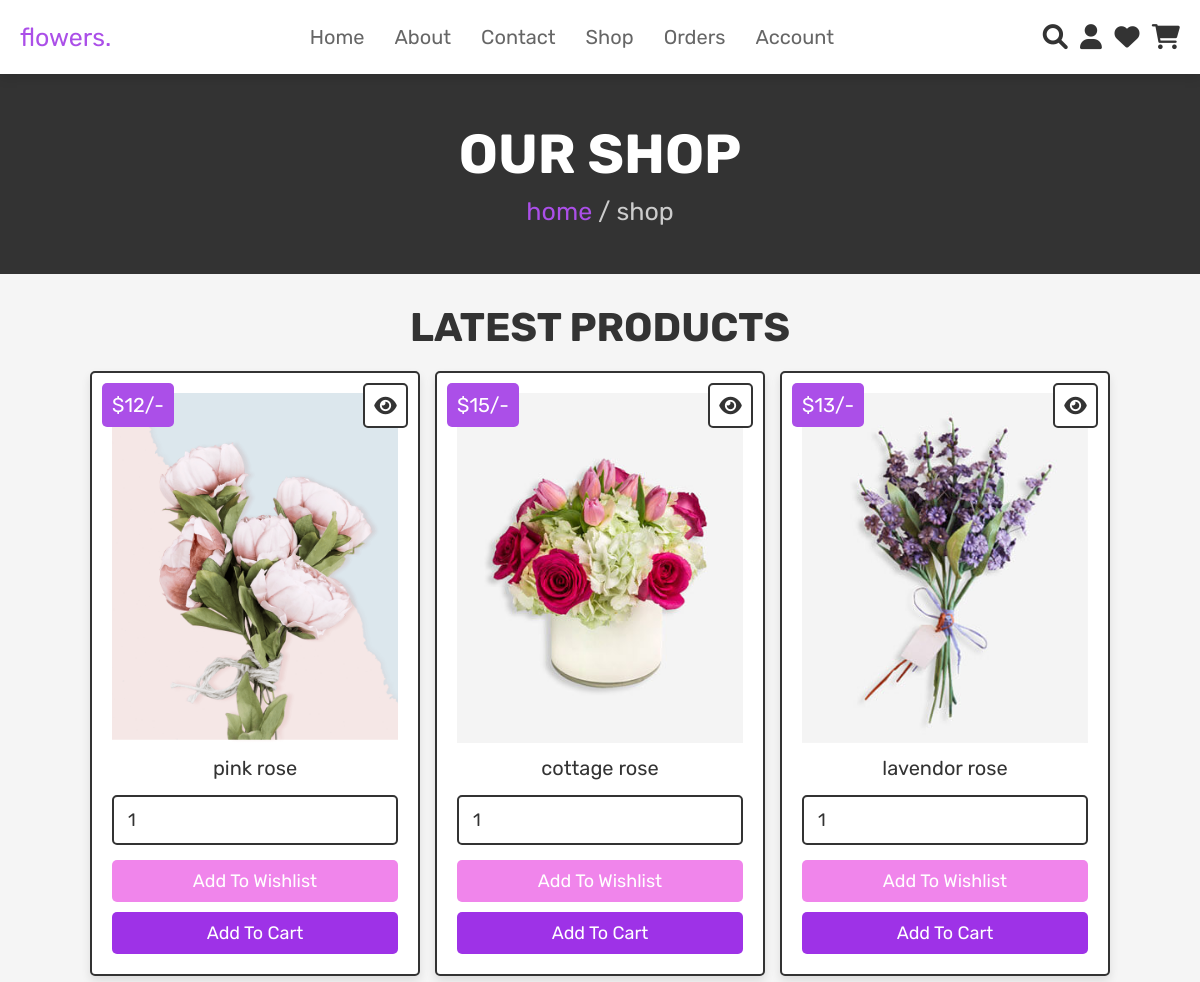
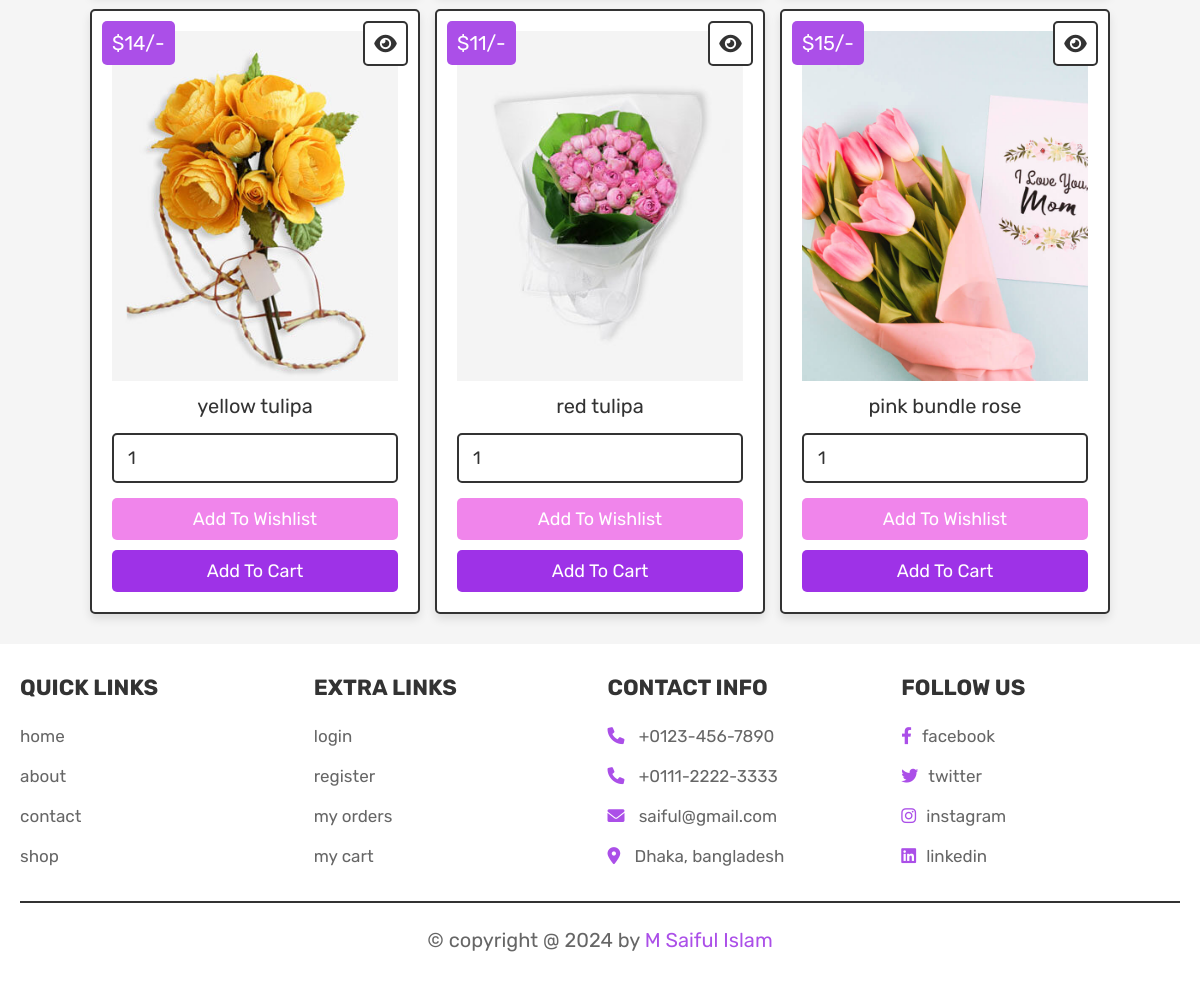
The page /shop.php on the database its author committed (2 pictures, top to bottom).
### tables this page shows
CREATE TABLE `products` (
  `id` int(100) NOT NULL,
  `name` varchar(100) NOT NULL,
  `details` varchar(500) NOT NULL,
  `price` int(100) NOT NULL,
  `image` varchar(100) NOT NULL
);

### shop.php (the view, shortened to what this page needs)
<?php
@include 'config.php';
?>
<!DOCTYPE html>
<html lang="en">
<head>
   <link rel="stylesheet" href="https://cdnjs.cloudflare.com/ajax/libs/font-awesome/6.0.0/css/all.min.css">
   <link rel="stylesheet" href="css/style.css">
</head>
<body>
<?php @include 'header.php'; ?>
<section class="heading">
    <h3>our shop</h3>
    <p> <a href="home.php">home</a> / shop </p>
</section>
<section class="products">
   <h1 class="title">latest products</h1>
   <div class="box-container">
      <?php
         $select_products = mysqli_query($conn, "SELECT * FROM `products`") or die('query failed');
         if(mysqli_num_rows($select_products) > 0){
            while($fetch_products = mysqli_fetch_assoc($select_products)){
      ?>
      <form action="" method="POST" class="box">
         <a href="view_page.php?pid=<?php echo $fetch_products['id']; ?>" class="fas fa-eye"></a>
         <div class="price">$<?php echo $fetch_products['price']; ?>/-</div>
         <img src="uploaded_img/<?php echo $fetch_products['image']; ?>" alt="" class="image">
         <div class="name"><?php echo $fetch_products['name']; ?></div>
         <input type="number" name="product_quantity" value="1" min="0" class="qty">
         <input type="submit" value="add to wishlist" name="add_to_wishlist" class="option-btn">
         <input type="submit" value="add to cart" name="add_to_cart" class="btn">
      </form>
      <?php
         }
      }else{
         echo '<p class="empty">no products added yet!</p>';
      }
      ?>
   </div>
</section>
<?php @include 'footer.php'; ?>
</body>
</html>

### header.php (shortened to what this page needs)
<header class="header">
    <div class="flex">
        <a href="home.php" class="logo">flowers.</a>
        <nav class="navbar">
            <ul>
                <li><a href="home.php">home</a></li>
                <li><a href="about.php">about</a></li>
                <li><a href="contact.php">contact</a></li>
                <li><a href="shop.php">shop</a></li>
                <li><a href="orders.php">orders</a></li>
                <li><a href="#">account </a>
                </li>
            </ul>
        </nav>
        <div class="icons">
            <a href="search_page.php" class="fas fa-search"></a>
            <div id="user-btn" class="fas fa-user"></div>
            <a href="wishlist.php"><i class="fas fa-heart"></i></a>
            <a href="cart.php"><i class="fas fa-shopping-cart"></i></a>
        </div>
    </div>
</header>

### footer.php
<section class="footer">
    <div class="box-container">
        <div class="box">
            <h3>quick links</h3>
            <a href="home.php">home</a>
            <a href="about.php">about</a>
            <a href="contact.php">contact</a>
            <a href="shop.php">shop</a>
        </div>
        <div class="box">
            <h3>extra links</h3>
            <a href="login.php">login</a>
            <a href="register.php">register</a>
            <a href="orders.php">my orders</a>
            <a href="cart.php">my cart</a>
        </div>
        <div class="box">
            <h3>contact info</h3>
            <p> <i class="fas fa-phone"></i> +0123-456-7890 </p>
            <p> <i class="fas fa-phone"></i> +0111-2222-3333 </p>
            <p> <i class="fas fa-envelope"></i> saiful@gmail.com </p>
            <p> <i class="fas fa-map-marker-alt"></i> Dhaka, bangladesh </p>
        </div>
        <div class="box">
            <h3>follow us</h3>
            <a href="#"><i class="fab fa-facebook-f"></i>facebook</a>
            <a href="#"><i class="fab fa-twitter"></i>twitter</a>
            <a href="#"><i class="fab fa-instagram"></i>instagram</a>
            <a href="#"><i class="fab fa-linkedin"></i>linkedin</a>
        </div>
    </div>
    <div class="credit">&copy; copyright @ <?php echo date('Y'); ?> by <span> M Saiful Islam</span> </div>
</section>

### css/style.css (style rules this page uses)
:root { --pink:#ab4fe8; --red:#c0392b; --orange:#f085eb; --black:#333; --white:#fff; --light-color:#666; --light-white:#ccc; --light-bg:#f5f5f5; --border:.2rem solid var(--black); --box-shadow:0 .5rem 1rem rgba(0,0,0,.1); }
* { font-family: 'Rubik', sans-serif; margin:0; padding:0; box-sizing: border-box; outline: none; border:none; text-decoration: none; transition:all .2s linear; }
html { font-size: 62.5%; overflow-x: hidden; scroll-behavior: smooth; scroll-padding-top: 6.5rem; }
body { background: var(--light-bg); }
section { padding:3rem 2rem; }
.btn, .delete-btn, .option-btn { display: inline-block; border-radius: .5rem; margin-top: 1rem; font-size: 1.8rem; color:var(--white); cursor: pointer; padding:1rem 3rem; text-transform: capitalize; }
.btn { background-color: #9e32e7; }
.option-btn { background-color: var(--orange); }
.heading { display: flex; flex-flow: column; align-items: center; justify-content: center; gap:1rem; background-color: var(--black); text-align: center; min-height: 25vh; }
.heading h3 { font-size: 5.5rem; color:var(--white); text-transform: uppercase; }
.heading p { font-size: 2.5rem; color:var(--light-white); }
.heading p a { color:var(--pink); }
.title { text-align: center; margin-bottom: 2rem; color:var(--black); text-transform: uppercase; font-size: 4rem; }
.header { position: sticky; top:0; left:0; right:0; background-color: var(--white); z-index: 1000; box-shadow: var(--box-shadow); }
.header .flex { margin: 0 auto; display: flex; align-items: center; justify-content: space-between; padding:1.5rem 2rem; max-width: 1200px; position: relative; }
.header .flex .logo { font-size: 2.5rem; color:var(--pink); }
.header .flex .navbar ul { list-style: none; }
.header .flex .navbar ul li { float: left; position: relative; }
.header .flex .navbar ul li a { font-size: 2rem; padding:1rem 1.5rem; display: block; color:var(--light-color); text-transform: capitalize; }
.header .flex .icons > * { font-size: 2.5rem; margin-left: 1rem; color:var(--black); cursor: pointer; }
.products .box-container { max-width: 1200px; margin:0 auto; display: grid; grid-template-columns: repeat(auto-fit, 33rem); gap:1.5rem; align-items: flex-start; justify-content: center; }
.products .box-container .box { background-color: var(--white); border:var(--border); box-shadow: var(--box-shadow); border-radius: .5rem; padding:2rem; text-align: center; position: relative; }
.products .box-container .box .image { height: 35rem; width: 100%; object-fit: cover; }
.products .box-container .box .fa-eye, .products .box-container .box .price { position: absolute; top:1rem; border-radius: .5rem; }
.products .box-container .box .price { font-size: 2rem; padding:1rem; background-color: var(--pink); color:var(--white); left:1rem; }
.products .box-container .box .fa-eye { right:1rem; height: 4.5rem; width: 4.5rem; line-height: 4.2rem; font-size: 2rem; background-color: var(--white); color:var(--black); border:var(--border); }
.products .box-container .box .name { margin:1rem; font-size: 2rem; color:var(--black); }
.products .box-container .box .qty { width: 100%; padding:1.2rem 1.4rem; font-size: 1.8rem; color:var(--black); border:var(--border); border-radius: .5rem; margin:.5rem 0; }
.products .box-container .box .btn, .products .box-container .box .option-btn { width: 100%; }
.footer { background-color: var(--white); }
.footer .box-container { max-width: 1200px; margin:0 auto; display: grid; grid-template-columns: repeat(auto-fit, minmax(27rem, 1fr)); gap:1.5rem; align-items: flex-start; }
.footer .box-container .box h3 { font-size: 2.2rem; color:var(--black); margin-bottom: 1.5rem; text-transform: uppercase; }
.footer .box-container a, .footer .box-container p { font-size: 1.7rem; color:var(--light-color); padding:1rem 0; display: block; }
.footer .box-container a i, .footer .box-container p i { color:var(--pink); padding-right: 1rem; }
.footer .credit { text-align: center; padding-top: 2.5rem; margin-top: 2.5rem; border-top: var(--border); font-size: 2rem; color:var(--light-color); }
.footer .credit span { color:var(--pink); }

### rows shown on the page
products: price "12", image (picture), name "pink rose"
products: price "15", image (picture), name "cottage rose"
products: price "13", image (picture), name "lavendor rose"
products: price "14", image (picture), name "yellow tulipa"
products: price "11", image (picture), name "red tulipa"
products: price "15", image (picture), name "pink bundle rose"
